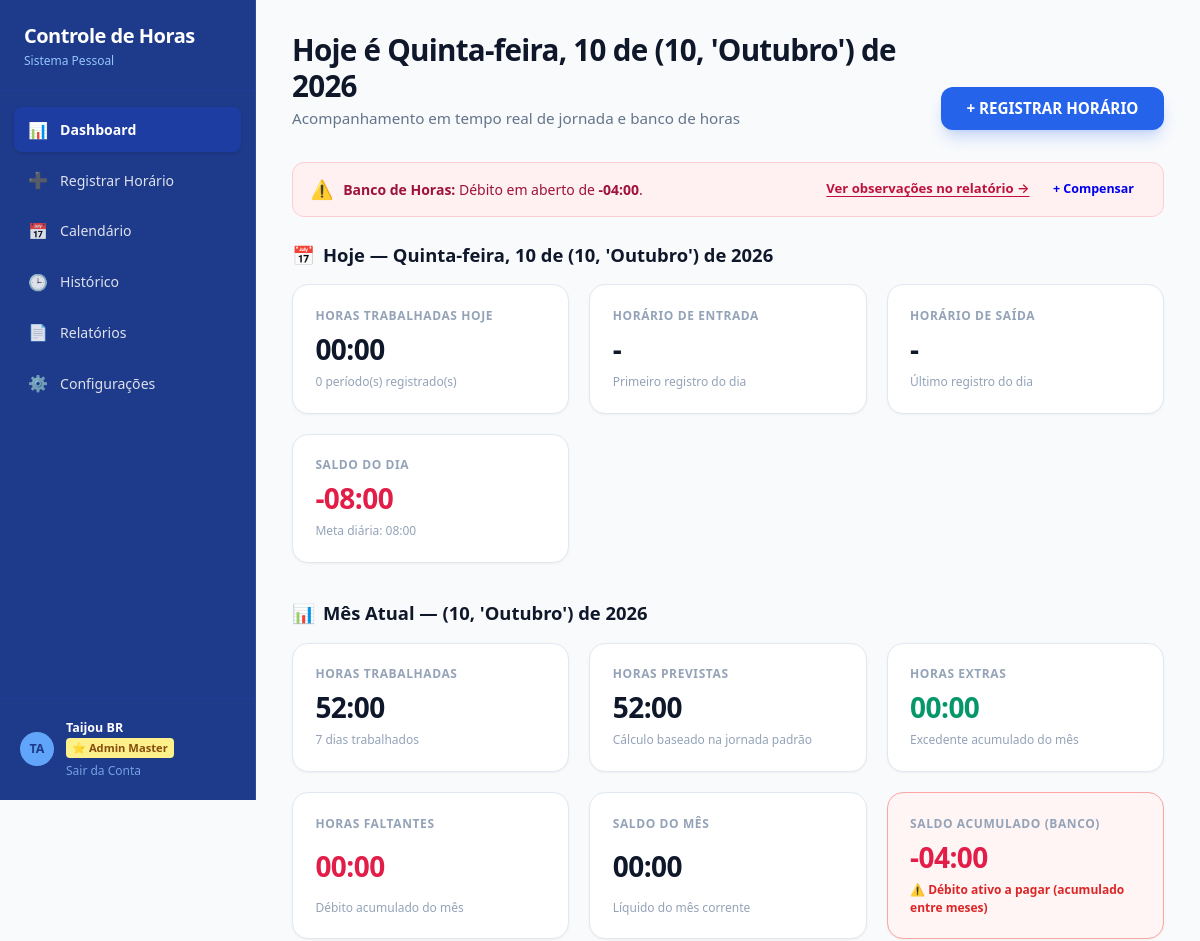
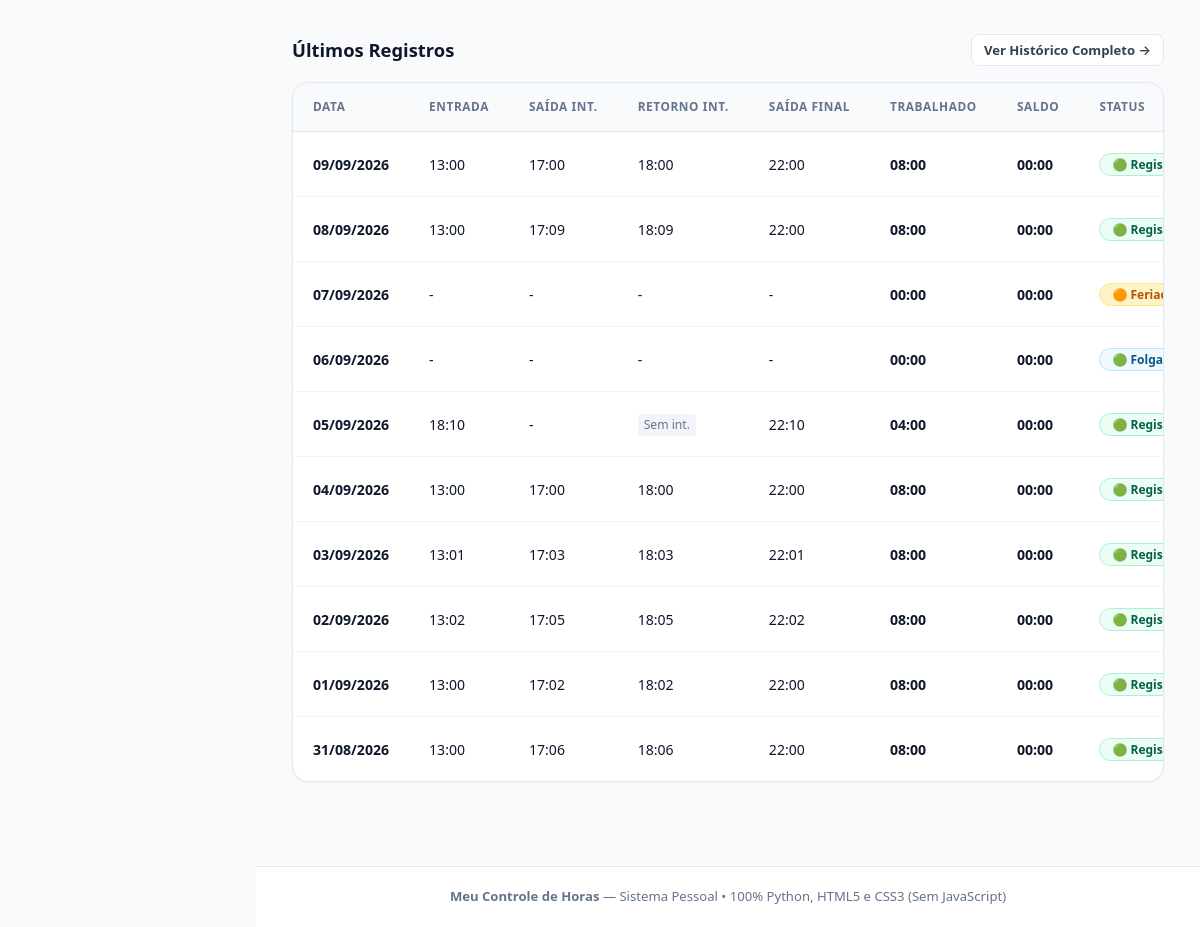
/dashboard (signed in), run on the app's committed database (2 pictures, top to bottom).
### tables this page shows
CREATE TABLE work_periods (
        id INTEGER PRIMARY KEY AUTOINCREMENT,
        work_day_id INTEGER NOT NULL,
        period_order INTEGER NOT NULL DEFAULT 1,
        start_time TEXT NOT NULL,
        end_time TEXT NOT NULL,
        FOREIGN KEY (work_day_id) REFERENCES work_days(id) ON DELETE CASCADE
    );

CREATE TABLE work_days (
        id INTEGER PRIMARY KEY AUTOINCREMENT,
        user_id INTEGER NOT NULL,
        date TEXT NOT NULL,
        day_type TEXT DEFAULT 'trabalho',
        observation TEXT,
        created_at TIMESTAMP DEFAULT CURRENT_TIMESTAMP,
        updated_at TIMESTAMP DEFAULT CURRENT_TIMESTAMP, overtime_paid INTEGER DEFAULT 0,
        UNIQUE(user_id, date),
        FOREIGN KEY (user_id) REFERENCES users(id) ON DELETE CASCADE
    );

### app.py (the view)
@app.route('/dashboard')
@login_required
def dashboard():
    user_id = session['user_id']
    now = datetime.now()
    today_str = now.strftime('%Y-%m-%d')
    today_display = f"{WEEKDAY_NAMES_PT[now.weekday()]}, {now.day:02d} de {MONTH_NAMES_PT[now.month]} de {now.year}"
    current_month_display = f"{MONTH_NAMES_PT[now.month]} de {now.year}"
    today_days, settings = get_days_data_in_range(user_id, today_str, today_str)
    if today_days:
        today_metrics = today_days[0]
    else:
        today_metrics = calculate_day_metrics([], settings.get('daily_hours_minutes', 480), 'trabalho', settings.get('tolerance_minutes', 10))
    start_of_month = f"{now.year}-{now.month:02d}-01"
    _, last_day_num = calendar.monthrange(now.year, now.month)
    end_of_month = f"{now.year}-{now.month:02d}-{last_day_num:02d}"
    month_summary = generate_report_summary(user_id, start_of_month, end_of_month)
    cumulative_bank_mins, cumulative_bank_str = get_cumulative_bank_balance(user_id)
    conn = get_db()
    cursor = conn.cursor()
    cursor.execute("""
        SELECT wd.id, wd.date, wd.day_type, wd.observation
        FROM work_days wd
        WHERE wd.user_id = ?
        ORDER BY wd.date DESC
        LIMIT 10
    """, (user_id,))
    recent_rows = cursor.fetchall()
    conn.close()
    recent_days = []
    for r in recent_rows:
        d_date = r['date']
        d_days, _ = get_days_data_in_range(user_id, d_date, d_date)
        if d_days:
            item = d_days[0]
            parts = item['date'].split('-')
            item['date_fmt'] = f"{parts[2]}/{parts[1]}/{parts[0]}"
            periods = item.get('periods', [])
            item['first_in'] = periods[0]['start_time'] if len(periods) > 0 else '-'
            item['break_out'] = periods[0]['end_time'] if len(periods) > 1 else ('Sem int.' if len(periods) == 1 else '-')
            item['break_in'] = periods[1]['start_time'] if len(periods) > 1 else ('Sem int.' if len(periods) == 1 else '-')
            item['last_out'] = periods[-1]['end_time'] if len(periods) > 0 else '-'
            recent_days.append(item)
    bank_breakdown = get_bank_debit_breakdown(user_id)
    return render_template(
        'dashboard.html',
        active_page='dashboard',
        today_str=today_str,
        today_display=today_display,
        current_month_display=current_month_display,
        today_metrics=today_metrics,
        month_summary=month_summary,
        cumulative_bank_mins=cumulative_bank_mins,
        cumulative_bank_str=cumulative_bank_str,
        bank_breakdown=bank_breakdown,
        recent_days=recent_days
    )

### templates/dashboard.html (shortened to what this page needs)
{% extends "base.html" %}
{% block content %}
<header class="dashboard-top-header">
  <div class="dashboard-title-group">
    <h2 class="dashboard-title">Hoje é {{ today_display }}</h2>
    <p class="dashboard-subtitle">Acompanhamento em tempo real de jornada e banco de horas</p>
  </div>
  <a href="{{ url_for('register_time') }}" class="btn btn-hero" id="btn-hero-register">
    + REGISTRAR HORÁRIO
  </a>
</header>
{% if cumulative_bank_mins < 0 or month_summary.total_balance_minutes < 0 %}
  <div class="debt-mini-notice" id="banner-debt-alert">
    <div class="debt-mini-notice-content">
      <span class="debt-mini-notice-icon">⚠️</span>
      <span>
        {% if cumulative_bank_mins < 0 %}
          <strong>Banco de Horas:</strong> Débito em aberto de <strong>{{ cumulative_bank_str }}</strong>.
        {% else %}
          <strong>Mês Atual ({{ current_month_display }}):</strong> Saldo negativo de <strong>{{ month_summary.total_balance_str }}</strong>.
        {% endif %}
      </span>
    </div>
    <div class="debt-mini-notice-actions">
      <a href="{{ url_for('reports_view') }}" class="debt-mini-link">Ver observações no relatório →</a>
      <a href="{{ url_for('register_time') }}" class="btn btn-outline-danger btn-sm" style="padding: 0.25rem 0.65rem; font-size: 0.78rem;">
        + Compensar
      </a>
    </div>
  </div>
{% endif %}
<section class="dashboard-section">
  <div class="section-title" style="display: flex; justify-content: space-between; align-items: center; flex-wrap: wrap; gap: 0.5rem;">
    <div style="display: flex; align-items: center; gap: 0.5rem;">
      <span>📅</span>
      <span>Hoje — {{ today_display }}</span>
    </div>
  </div>
  <div class="stats-grid">
    <div class="stat-card" id="card-today-worked">
      <div class="stat-label">Horas Trabalhadas Hoje</div>
      <div class="stat-value">{{ today_metrics.total_worked_str }}</div>
      <div class="stat-subtext">{{ today_metrics.periods_count }} período(s) registrado(s)</div>
    </div>
    <div class="stat-card" id="card-today-in">
      <div class="stat-label">Horário de Entrada</div>
      <div class="stat-value">{{ today_metrics.first_in }}</div>
      <div class="stat-subtext">Primeiro registro do dia</div>
    </div>
    <div class="stat-card" id="card-today-out">
      <div class="stat-label">Horário de Saída</div>
      <div class="stat-value">
        {% if today_metrics.is_in_progress %}
          <span style="font-size: 1.15rem; color: #d97706; font-weight: 700;">⏳ Em aberto</span>
        {% else %}
          {{ today_metrics.last_out }}
        {% endif %}
      </div>
      <div class="stat-subtext">
        {% if today_metrics.is_in_progress %}
          Trabalho em curso
        {% else %}
          Último registro do dia
        {% endif %}
      </div>
    </div>
    <div class="stat-card" id="card-today-balance">
      <div class="stat-label">Saldo do Dia</div>
      <div class="stat-value {% if today_metrics.is_in_progress %}text-neutral{% elif '+' in today_metrics.balance_str %}text-positive{% elif '-' in today_metrics.balance_str %}text-negative{% else %}text-neutral{% endif %}">
        {% if today_metrics.is_in_progress %}
          <span style="font-size: 1.15rem; color: #d97706; font-weight: 700;">⏳ Em aberto</span>
        {% else %}
          {{ today_metrics.balance_str }}
        {% endif %}
      </div>
      <div class="stat-subtext">
        {% if today_metrics.is_in_progress %}
          Falta cumprir {{ today_metrics.missing_str }} para a meta
        {% else %}
          Meta diária: {{ today_metrics.expected_str }}
        {% endif %}
      </div>
    </div>
  </div>
</section>
<section class="dashboard-section">
  <div class="section-title">
    <span>📊</span>
    <span>Mês Atual — {{ current_month_display }}</span>
  </div>
  <div class="stats-grid">
    <div class="stat-card" id="card-month-worked">
      <div class="stat-label">Horas Trabalhadas</div>
      <div class="stat-value">{{ month_summary.total_worked_str }}</div>
      <div class="stat-subtext">{{ month_summary.worked_days_count }} dias trabalhados</div>
    </div>
    <div class="stat-card" id="card-month-expected">
      <div class="stat-label">Horas Previstas</div>
      <div class="stat-value">{{ month_summary.total_expected_str }}</div>
      <div class="stat-subtext">Cálculo baseado na jornada padrão</div>
    </div>
    <div class="stat-card" id="card-month-overtime">
      <div class="stat-label">Horas Extras</div>
      <div class="stat-value text-positive">{{ month_summary.total_overtime_str }}</div>
      <div class="stat-subtext">Excedente acumulado do mês</div>
    </div>
    <div class="stat-card" id="card-month-missing">
      <div class="stat-label">Horas Faltantes</div>
      <div class="stat-value text-negative">{{ month_summary.total_missing_str }}</div>
      <div class="stat-subtext">Débito acumulado do mês</div>
    </div>
    <div class="stat-card" id="card-month-balance">
      <div class="stat-label">Saldo do Mês</div>
      <div class="stat-value {% if '+' in month_summary.total_balance_str %}text-positive{% elif '-' in month_summary.total_balance_str %}text-negative{% else %}text-neutral{% endif %}">
        {{ month_summary.total_balance_str }}
      </div>
      <div class="stat-subtext">Líquido do mês corrente</div>
    </div>
    <div class="stat-card" id="card-cumulative-bank" {% if cumulative_bank_mins < 0 %}style="border-color: #fca5a5; background: #fff5f5;"{% endif %}>
      <div class="stat-label">Saldo Acumulado (Banco)</div>
      <div class="stat-value {% if '+' in cumulative_bank_str %}text-positive{% elif '-' in cumulative_bank_str %}text-negative{% else %}text-neutral{% endif %}">
        {{ cumulative_bank_str }}
      </div>
      <div class="stat-subtext">
        {% if cumulative_bank_mins < 0 %}
          <span style="color: #dc2626; font-weight: 700;">⚠️ Débito ativo a pagar (acumulado entre meses)</span>
        {% else %}
          Total geral acumulado no banco
        {% endif %}
      </div>
    </div>
  </div>
</section>
<section class="dashboard-section">
  <div class="page-header" style="margin-bottom: 1rem;">
    <h3 class="section-title" style="margin-bottom: 0;">Últimos Registros</h3>
    <a href="{{ url_for('history_view') }}" class="btn btn-secondary btn-sm" id="btn-view-all-history">
      Ver Histórico Completo →
    </a>
  </div>
  <div class="table-card">
    <div class="table-responsive">
      <table class="data-table">
        <thead>
          <tr>
            <th>Data</th>
            <th>Entrada</th>
            <th>Saída Int.</th>
            <th>Retorno Int.</th>
            <th>Saída Final</th>
            <th>Trabalhado</th>
            <th>Saldo</th>
            <th>Status</th>
          </tr>
        </thead>
        <tbody>
          {% if recent_days %}
            {% for d in recent_days %}
              <tr>
                <td>
                  <strong>{{ d.date_fmt }}</strong>
                </td>
                <td>{{ d.first_in }}</td>
                <td>{{ '-' if d.break_out == 'Sem int.' else d.break_out }}</td>
                <td>
                  {% if d.break_in == 'Sem int.' %}
                    <span style="display: inline-block; font-size: 0.76rem; background: #f1f5f9; color: #64748b; padding: 2px 6px; border-radius: 4px;">Sem int.</span>
                  {% else %}
                    {{ d.break_in }}
                  {% endif %}
                </td>
                <td>
                  {% if d.is_in_progress %}
                    <span style="color: #d97706; font-weight: 600;">⏳ Em aberto</span>
                  {% else %}
                    {{ d.last_out }}
                  {% endif %}
                </td>
                <td><strong>{{ d.total_worked_str }}</strong></td>
                <td>
                  {% if d.is_in_progress %}
                    <span style="color: #d97706; font-weight: 700; font-size: 0.85rem;">⏳ Em aberto</span>
                  {% else %}
                    <span class="{% if '+' in d.balance_str %}text-positive{% elif '-' in d.balance_str %}text-negative{% endif %}" style="font-weight: 700;">
                      {{ d.balance_str }}
                    </span>
                  {% endif %}
                </td>
                <td>
                  {% if d.day_type == 'folga' %}
                    <span class="status-badge status-folga">🟢 Folga</span>
                  {% elif d.day_type == 'feriado' %}
                    <span class="status-badge" style="background-color: #fef3c7; color: #b45309; border: 1px solid #fde68a;">🟠 Feriado</span>
                  {% elif d.day_type == 'falta' %}
                    <span class="status-badge status-falta">🔴 Falta (A Pagar)</span>
                  {% elif d.is_in_progress or d.status == 'em_andamento' %}
                    <span class="status-badge" style="background-color: #fffbeb; color: #b45309; border: 1px solid #fde68a;">⏳ Em aberto</span>
                  {% elif d.status == 'incompleto' %}
                    <span class="status-badge status-incompleto">🟡 Incompleto</span>
                  {% elif d.status == 'registrado' %}
                    <span class="status-badge status-registrado">🟢 Registrado</span>
                  {% else %}
                    <span class="status-badge status-vazio">⚪ Sem registro</span>
                  {% endif %}
                </td>
              </tr>
            {% endfor %}
          {% else %}
            <tr>
              <td colspan="9" style="text-align: center; padding: 2rem; color: var(--text-muted);">
                Nenhum horário registrado ainda neste mês. Clique em <strong>+ REGISTRAR HORÁRIO</strong> acima!
              </td>
            </tr>
          {% endif %}
        </tbody>
      </table>
    </div>
  </div>
</section>
{% endblock %}

### data on the page
work_periods: first_in "13:00", end_time "17:00"
work_periods: break_in "18:00", last_out "22:00"
work_periods: first_in "13:00", end_time "17:09"
work_periods: break_in "18:09", last_out "22:00"
work_days: date_fmt "07/09/2026", first_in "-", break_out "-", break_in "-", last_out "-", total_worked_str "00:00", balance_str "00:00"
work_days: date_fmt "06/09/2026", first_in "-", break_out "-", break_in "-", last_out "-", total_worked_str "00:00", balance_str "00:00", day_type "🟢 Folga"
work_periods: date_fmt "05/09/2026", first_in "18:10", break_out "-", shows "Sem int.", last_out "22:10", total_worked_str "04:00", balance_str "00:00"
work_periods: first_in "13:00", end_time "17:00"
work_periods: break_in "18:00", last_out "22:00"
work_periods: first_in "13:01", end_time "17:03"
work_periods: break_in "18:03", last_out "22:01"
work_periods: first_in "13:02", end_time "17:05"
work_periods: break_in "18:05", last_out "22:02"
work_periods: first_in "13:00", end_time "17:02"
work_periods: break_in "18:02", last_out "22:00"
work_periods: first_in "13:00", end_time "17:06"
work_periods: break_in "18:06", last_out "22:00"

### other printed values
{{ today_display }} "Quinta-feira, 10 de (10, 'Outubro') de 2026"
{{ cumulative_bank_str }} "-04:00"
{{ today_metrics.total_worked_str }} "00:00"
{{ today_metrics.periods_count }} "0"
{{ today_metrics.first_in }} "-"
{{ today_metrics.last_out }} "-"
{{ today_metrics.balance_str }} "-08:00"
{{ today_metrics.expected_str }} "08:00"
{{ month_summary.total_worked_str }} "52:00"
{{ month_summary.worked_days_count }} "7"
{{ month_summary.total_expected_str }} "52:00"
{{ month_summary.total_overtime_str }} "00:00"
{{ month_summary.total_missing_str }} "00:00"
{{ month_summary.total_balance_str }} "00:00"
{{ d.date_fmt }} "09/09/2026" "08/09/2026" "04/09/2026" "03/09/2026" "02/09/2026" "01/09/2026" "31/08/2026"
